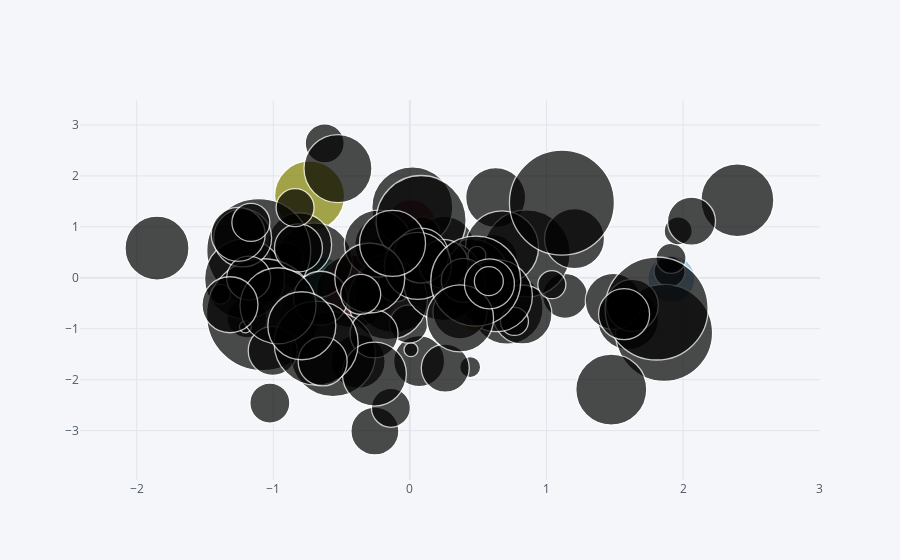

Notebook code cell kept with this figure:
### Code cell
df.iplot(kind ='bubble', x = 'A', y = 'B', size = 'C')
